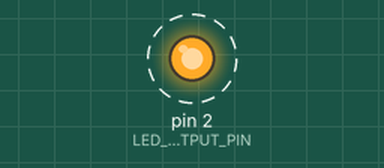
A sketch run on a simulated Arduino Uno, built with avr-gcc and run on an emulated ATmega328P. Parts: output pins drawn as LEDs (lit = HIGH). Dashed ring = blinking.

Above: at 0.15 s.
At 80.07 s:
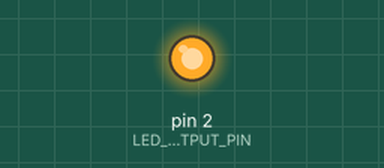
Timing chart, 0 to 80.4 s (numbered marks = the images above):
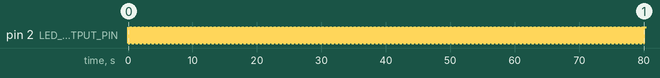

Measured:
- by itself, pin 2 (LED_OUTPUT_PIN): alternates HIGH for 0.01 s and LOW for 0.01 s

The sketch:

SpeedTest.ino
```cpp
// See: https://forum.arduino.cc/index.php?topic=6549.0

#define FASTADC 1

// defines for setting and clearing register bits
#ifndef cbi
#define cbi(sfr, bit) (_SFR_BYTE(sfr) &= ~_BV(bit))
#endif
#ifndef sbi
#define sbi(sfr, bit) (_SFR_BYTE(sfr) |= _BV(bit))
#endif


boolean _ledVal = true;
const int LED_OUTPUT_PIN = 2;

void setup() {
  pinMode(LED_OUTPUT_PIN, OUTPUT);

  #if FASTADC
   // set prescale to 16
   sbi(ADCSRA,ADPS2) ;
   cbi(ADCSRA,ADPS1) ;
   cbi(ADCSRA,ADPS0) ;
  #endif

  // With FASTADC, achieved 44.7 KHz sampling frequency
//  while(1){
//    int analogVal = analogRead(A0);
//    digitalWrite(LED_OUTPUT_PIN, 0);
//    digitalWrite(LED_OUTPUT_PIN, 1);
//  }
}

void loop() {
  // put your main code here, to run repeatedly:
//  int analogVal = analogRead(A0);
  digitalWrite(LED_OUTPUT_PIN, _ledVal);
  _ledVal = !_ledVal;
  delay(10);
//  while(1){
//    int analogVal = analogRead(A0);
//    digitalWrite(LED_OUTPUT_PIN, 0);
//    digitalWrite(LED_OUTPUT_PIN, 1);
//  }
}


//#define FASTADC 1
//
//// defines for setting and clearing register bits
//#ifndef cbi
//#define cbi(sfr, bit) (_SFR_BYTE(sfr) &= ~_BV(bit))
//#endif
//#ifndef sbi
//#define sbi(sfr, bit) (_SFR_BYTE(sfr) |= _BV(bit))
//#endif
//
//void setup() {
// int start ;
// int i ;
//
//#if FASTADC
// // set prescale to 16
// sbi(ADCSRA,ADPS2) ;
// cbi(ADCSRA,ADPS1) ;
// cbi(ADCSRA,ADPS0) ;
//#endif
//
// Serial.begin(9600) ;
// Serial.print("ADCTEST: ") ;
// start = millis() ;
// for (i = 0 ; i < 1000 ; i++)
//   analogRead(0) ;
// Serial.print(millis() - start) ;
// Serial.println(" msec (1000 calls)") ;
//}
//
//void loop() {
//}
```
